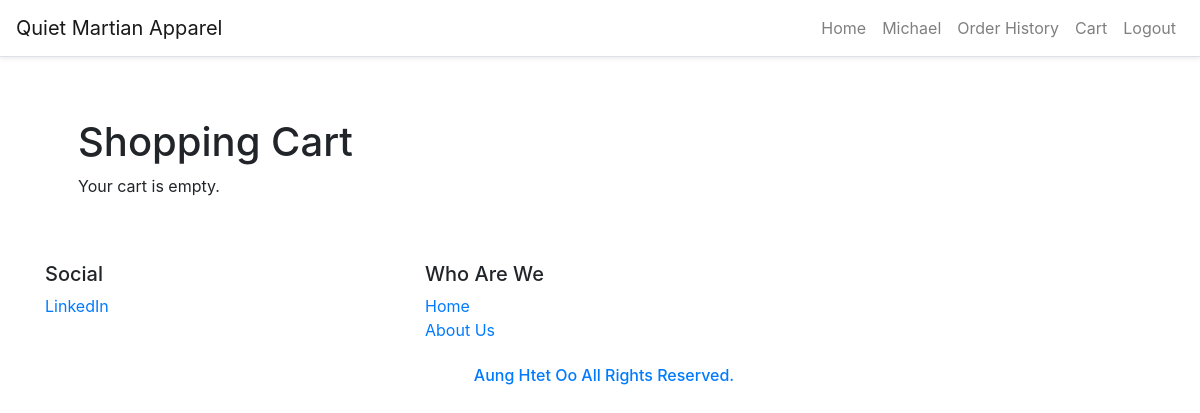
The page /cart (signed in) on the database as committed earlier.
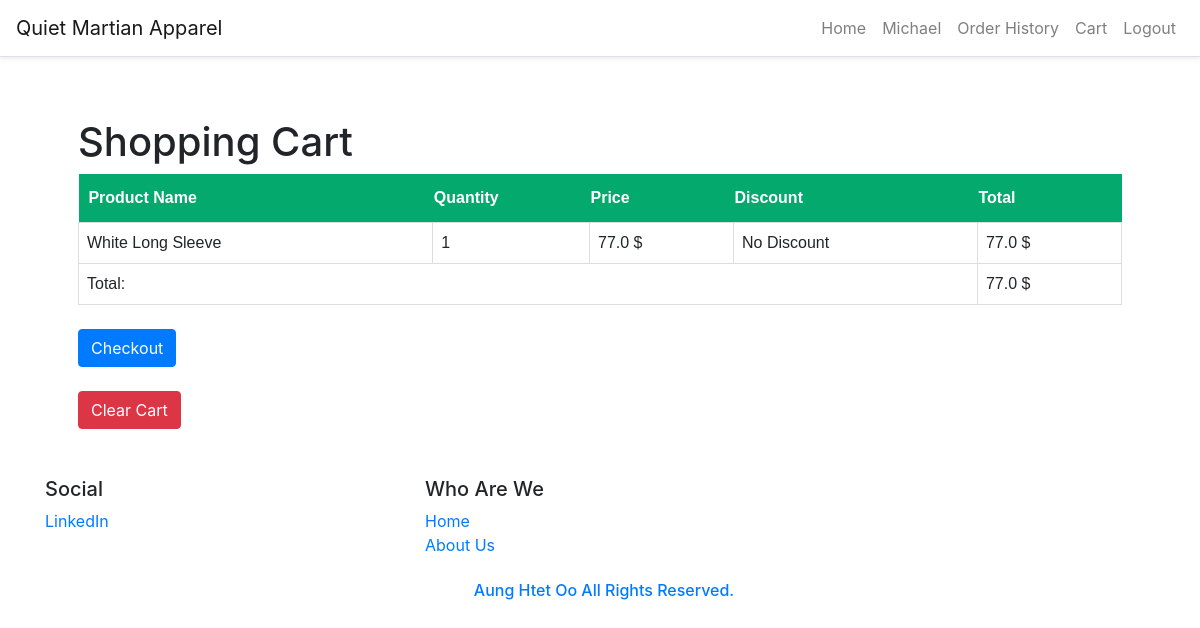
The same page on the database as committed later.
### website/models.py (models this page shows)
class Order(db.Model, UserMixin):
    id = db.Column(db.Integer, primary_key=True)
    customer_id = db.Column(db.Integer, db.ForeignKey('customer.id'))
    product_id = db.Column(db.Integer, db.ForeignKey('product.id'))
    order_no = db.Column(db.String(150), unique=True)
    quantity = db.Column(db.Integer)
    color = db.Column(db.String(30))
    price = db.Column(db.Float)
    order_total = db.Column(db.Float)
    order_date = db.Column(db.DateTime, default=func.now())
    order_status = db.Column(db.String(150))
    payments = db.relationship('Payment')
    product = db.relationship('Product', lazy=True)
    customer = db.relationship('Customer', lazy=True)

class Product(db.Model, UserMixin):
    id = db.Column(db.Integer, primary_key=True)
    brand_id = db.Column(db.Integer, db.ForeignKey('brand.id'))
    category_id = db.Column(db.Integer, db.ForeignKey('category.id'))
    title = db.Column(db.String(150))
    description = db.Column(db.String(255))
    stock = db.Column(db.Integer)
    discount_id = db.Column(db.Integer, db.ForeignKey('discount.id'))
    price = db.Column(db.Float)
    color_id = db.Column(db.Integer, db.ForeignKey('color.id'))
    image_1 = db.Column(db.String(150))
    image_2 = db.Column(db.String(150))
    image_3 = db.Column(db.String(150))
    created_date = db.Column(db.DateTime, default=func.now())
    created_by_id = db.Column(db.Integer)
    updated_date = db.Column(db.DateTime, default=func.now())
    updated_by_id = db.Column(db.Integer)
    brand = db.relationship('Brand')
    category = db.relationship('Category')
    color = db.relationship('Color')
    colors = db.relationship('Color', secondary='product_color')
    orders = db.relationship('Order', lazy=True)
    discount = db.relationship('Discount', lazy=True)

### website/auth.py (the view)
@auth.route('/cart', methods=['GET', 'POST'])
@login_required
def cart():
    customer_id = current_user.id
    orders = Order.query.filter_by(customer_id=customer_id, order_status='cart').all()
    total = sum(order.order_total for order in orders)
    print(f"Number of orders: {len(orders)}")
    customer = Customer.query.get(customer_id)
    credit_info = customer.card_no
    if credit_info:
        print("credit number available")
    else:
        credit_info = ""
    return render_template("customer/cart.html", datetime=datetime, credit_info=credit_info, orders=orders, total=total,
                           user=current_user)

### website/templates/customer/cart.html (shortened to what this page needs)
{% extends "customer/layout.html" %}
{% block navbar %}
    {% include 'customer/base.html' %}
{% endblock %}
{% block main %}
<link rel="stylesheet" href="static/payment.css">
    <h1>Shopping Cart</h1>
    {% if orders %}
        <table class="history">
            <thead>
                <tr>
                    <th>&nbsp;&nbsp;Product Name</th>
                    <th>Quantity</th>
                    <th>Price</th>
                    <th>Discount</th>
                    <th>Total</th>
                </tr>
            </thead>
            <tbody>
                {% for order in orders %}
                    <tr>
                        <td>{{ order.product.title }}</td>
                        <td>{{ order.quantity }}</td>
                        <td>{{ order.price }} $</td>
                        <td>
                            {% if order.product.discount %}
                                {% if order.product.discount.end_date < datetime.now() %}
                                No Discount
                                {% else %}
                                {{ order.product.discount.percentage}} % {{order.product.discount.name}}
                                {% endif %}
                            {% else %}
                            No Discount
                            {% endif %}
                        </td>
                        <td>{{ order.order_total }} $</td>
                    </tr>
                {% endfor %}
            </tbody>
            <tfoot>
                <tr>
                    <td colspan="4">Total:</td>
                    <td>{{ total }} $</td>
                </tr>
            </tfoot>
        </table>
        <form id="checkout-form">
<br>            <button class="btn btn-primary" id="checkout-button">Checkout</button>
        </form><br>
        <form action="{{ url_for('auth.clear_cart') }}" method="post">
        <button type="submit" class="btn btn-danger">Clear Cart</button>
        </form>
    {% else %}
        <p>Your cart is empty.</p>
    {% endif %}
{% endblock %}
{% block footer %}
    {% include 'customer/footer.html' %}
{% endblock %}

Rows that differ between the two databases and show on the page:
added Order: product "White Long Sleeve", quantity "1", price "77.0", order_total "77.0"
Other text that changed with them:
{{ total }}: (not shown) → "77.0"
text no longer shown: "Your cart is empty."
text now shown: "Product Name Quantity Price Discount Total Total: $ Checkout Clear Cart"
